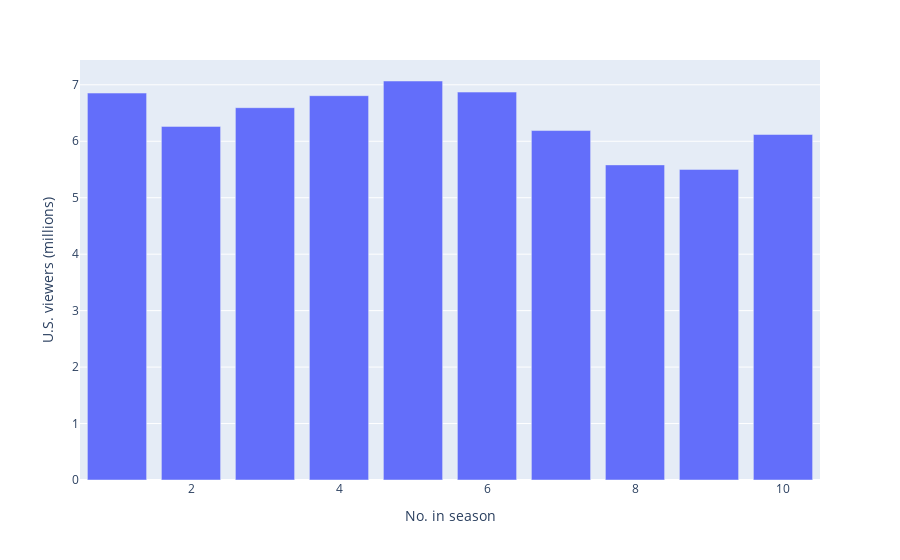

Notebook code cell kept with this figure:
### Code cell
go.bar(grouping,x='No. in season',y='U.S. viewers (millions)')

### Figure 1 — Plotly figure (JSON) as saved in the notebook; plotly's stock layout.template omitted (floating-point values rounded to 4 significant figures)
{"data": [{"alignmentgroup": "True", "hovertemplate": "No. in season=%{x}<br>U.S. viewers (millions)=%{y}<extra></extra>", "legendgroup": "", "marker": {"color": "#636efa", "pattern": {"shape": ""}}, "name": "", "offsetgroup": "", "orientation": "v", "showlegend": false, "textposition": "auto", "type": "bar", "x": [1, 2, 3, 4, 5, 6, 7, 8, 9, 10], "xaxis": "x", "y": [6.854, 6.264, 6.595, 6.808, 7.067, 6.871, 6.19, 5.582, 5.502, 6.12], "yaxis": "y"}], "layout": {"autosize": true, "barmode": "relative", "legend": {"tracegroupgap": 0}, "margin": {"t": 60}, "xaxis": {"anchor": "y", "autorange": true, "domain": [0, 1], "range": [0.5, 10.5], "title": {"text": "No. in season"}, "type": "linear"}, "yaxis": {"anchor": "x", "autorange": true, "domain": [0, 1], "range": [0, 7.439], "title": {"text": "U.S. viewers (millions)"}, "type": "linear"}}}
